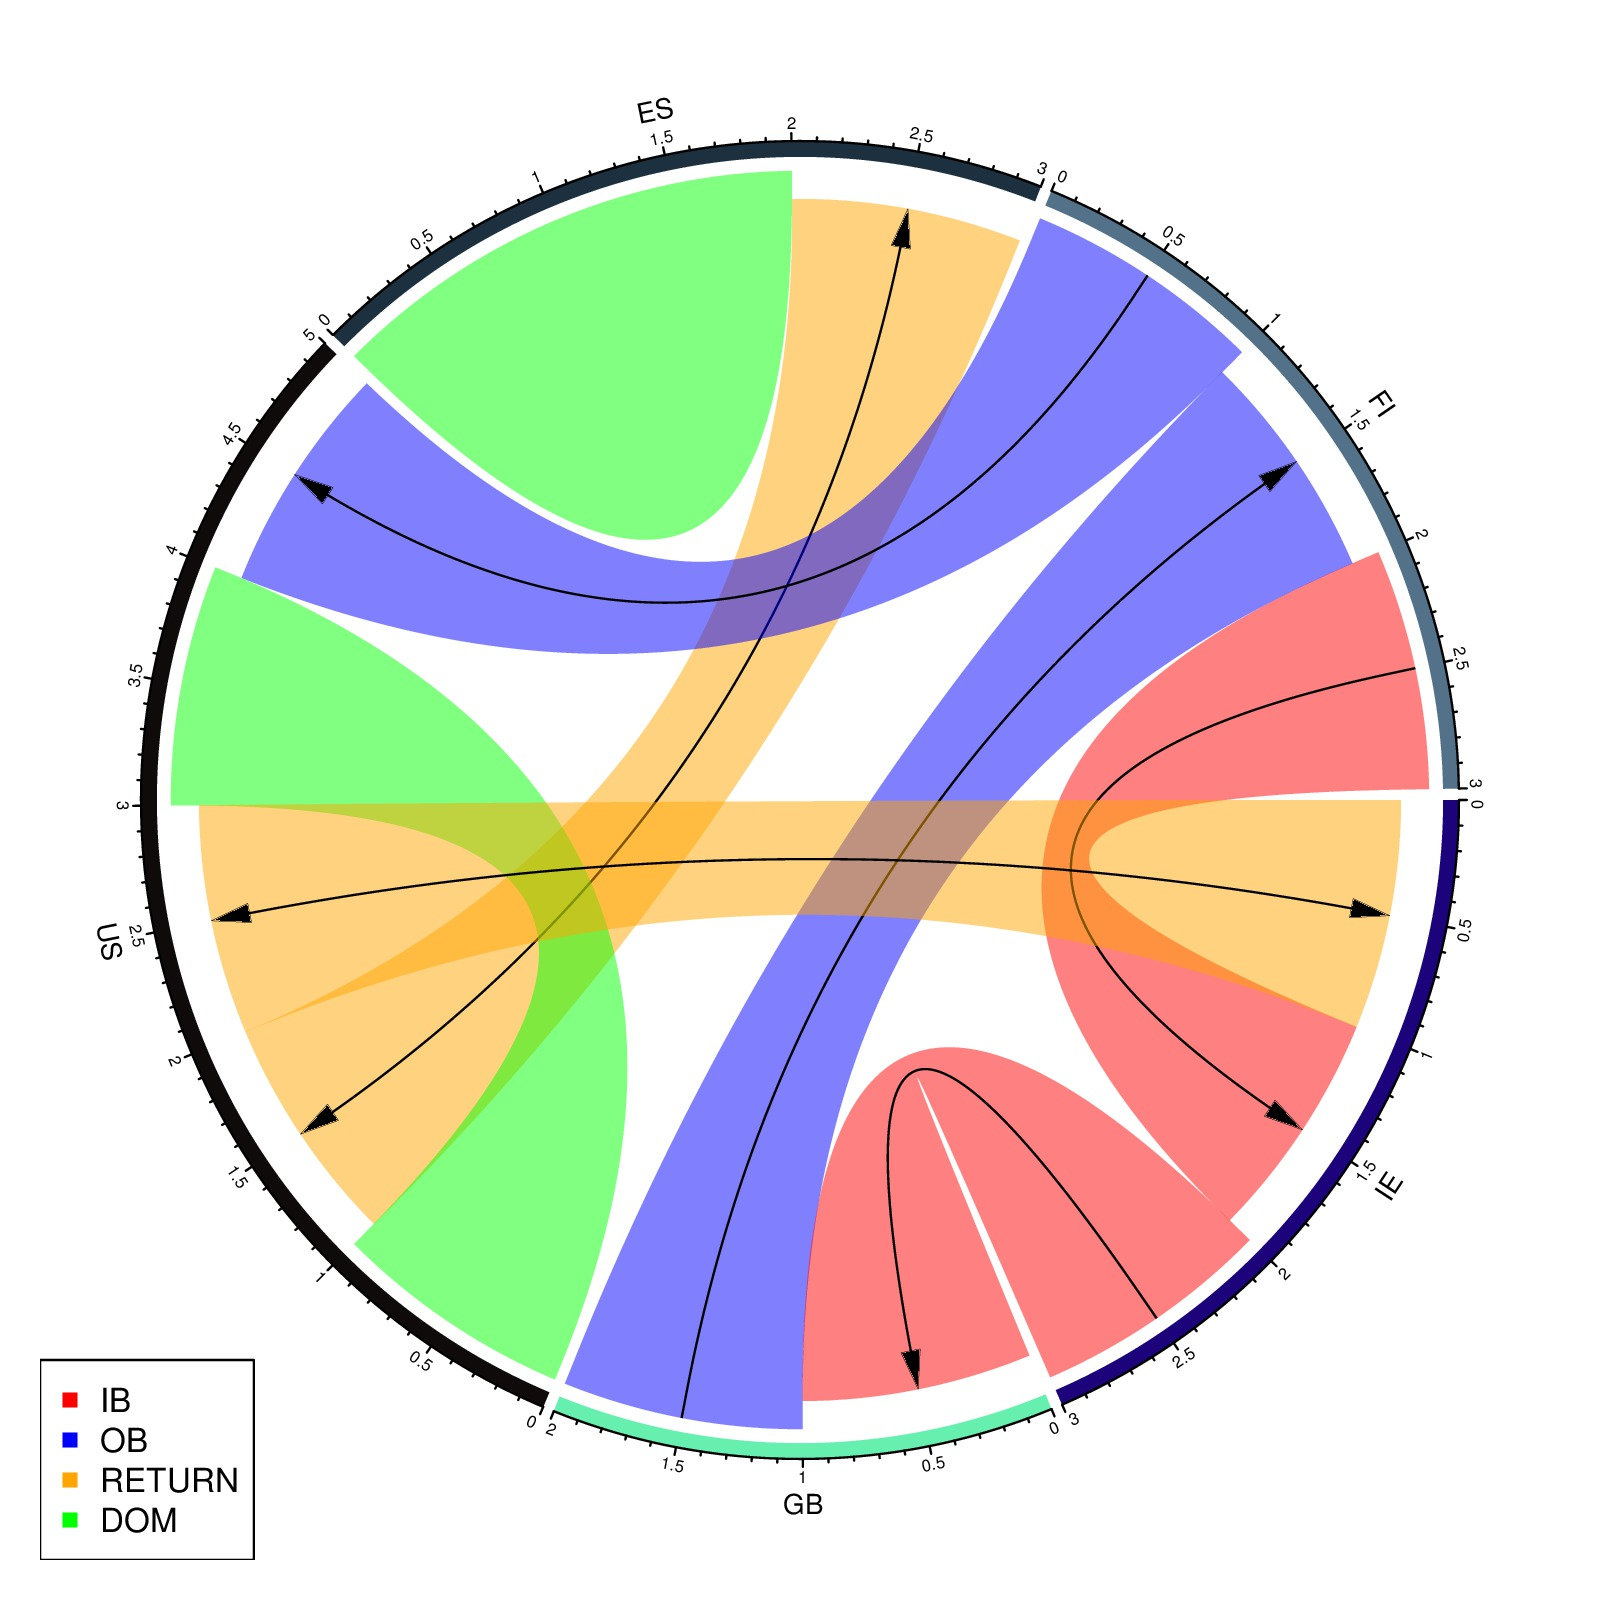

Write R code to recreate this figure.
## original posted at <a href="http://stackoverflow.com/questions/31903590/r-circular-chord-plots/31967583#31967583">stackoverflow</a>

library(circlize)

orig = c("IE","GB","US","ES","FI","US","IE","GB")
dest = c("FI","FI","ES","ES","US","US","US","IE")
direc = c("IB","OB","RETURN","DOM","OB","DOM","RETURN","IB")

df = data.frame(orig, dest, direc, stringsAsFactors = FALSE)

col = c("IB" = "red",
        "OB" = "blue",
        "RETURN" = "orange",
        "DOM" = "green")
directional = c("IB" = -1,
                "OB" = 1,
                "RETURN" = 2,
                "DOM" = 0)
diffHeight = c("IB" = -0.04,
                "OB" = 0.04,
                "RETURN" = 0,
                "DOM" = 0)
chordDiagram(df[1:2], col = col[df[[3]]], 
    directional = directional[df[[3]]], 
    direction.type = c("arrows+diffHeight"),
    diffHeight = diffHeight[df[[3]]])

legend("bottomleft", pch = 15, legend = names(col), col = col)
